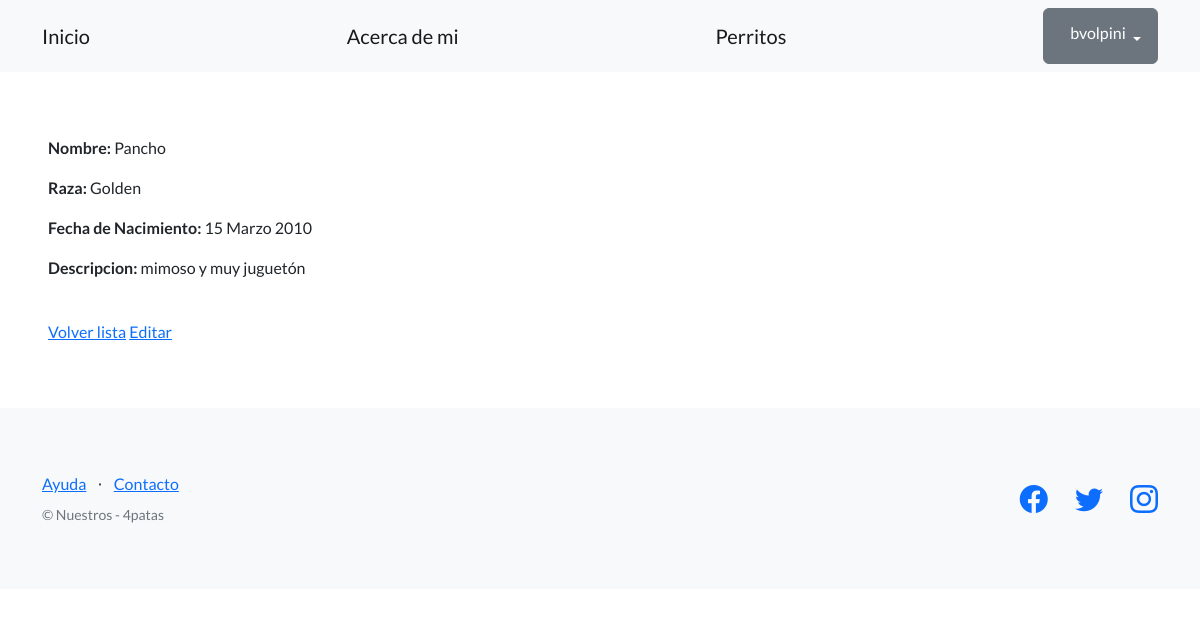
Screenshot of /pages/perritos/1/ (signed in) with the database file from the repository.
### app_blog/models.py (models this page shows, shortened)
class Perro(models.Model):
    nombre = models.CharField(max_length=64)
    raza =  models.CharField(max_length=64, blank=True)
    fecha_nacimiento = models.DateField(null=True)
    descripcion = models.CharField(max_length=256)
    creador = models.ForeignKey(User, on_delete=models.SET_NULL, null=True)#linea creador

### app_blog/views.py (the view)
# urls.py: path("perritos/<int:pk>/", PerroDetailView.as_view(), name="ver_perritos"),
class PerroDetailView(DetailView):
    model = Perro
    template_name = "perrito_detail.html"
    success_url = reverse_lazy('mostrar_perritos')

### app_blog/templates/perrito_detail.html
{% extends "base.html" %}
{% block contenido %}
<p>
    <strong>Nombre:</strong> {{object.nombre}}
</p>
<p>
    <strong>Raza:</strong> {{object.raza}}
</p>
<p>
    <strong>Fecha de Nacimiento:</strong> {{object.fecha_nacimiento}}
</p>
<p>
    <strong>Descripcion:</strong> {{object.descripcion}}
</p>
<br>
<a href="{% url 'mostrar_perritos' %}">Volver lista</a>
<a href="{% url 'editar_perritos' object.id %}">Editar</a>
{% endblock contenido %}

### templates_base/base.html (shortened to what this page needs)
{% load static %}
<!DOCTYPE html>
<html lang="en">
    <head>
        <link href="https://cdn.jsdelivr.net/npm/bootstrap-icons@1.5.0/font/bootstrap-icons.css" rel="stylesheet" type="text/css" />
        <link href="{% static 'css/styles.css' %}" rel="stylesheet" />
    </head>
    <body>
        <nav class="navbar navbar-light bg-light static-top">
            <div class="container">
                <a class="navbar-brand" href="{% url 'inicio' %}">Inicio</a>
                <a class="navbar-brand" href="{% url 'acerca-de-mi' %}">Acerca de mi</a>
                <a class="navbar-brand" href="{% url 'mostrar_perritos' %}">Perritos</a>
                {% if user.is_authenticated %}
                <div class="dropdown">
                    <button class="btn btn-secondary dropdown-toggle" type="button" id="dropdownMenuButton1" data-bs-toggle="dropdown" aria-expanded="false">
                        <div style="display: inline-flex;">
                            <span>{{ user.username }}</span>
                        </div>
                    </button>
                </div>
                {% else %}
                <a class="btn btn-warning" href="{% url 'login' %}">Inicio sesión</a>
                <a class="btn btn-info" href="{% url 'registro' %}">Registro</a>
                {% endif %}
            </div>
        </nav>
        <section style="padding:4rem 3rem;">
            {% block contenido %}
            {% endblock contenido %}
        </section>
        <footer class="footer bg-light">
            <div class="container">
                <div class="row">
                    <div class="col-lg-6 h-100 text-center text-lg-start my-auto">
                        <ul class="list-inline mb-2">
                            <li class="list-inline-item"><a href="#!">Ayuda</a></li>
                            <li class="list-inline-item">⋅</li>
                            <li class="list-inline-item"><a href="#!">Contacto</a></li>
                        </ul>
                        <p class="text-muted small mb-4 mb-lg-0">&copy; Nuestros - 4patas </p>
                    </div>
                    <div class="col-lg-6 h-100 text-center text-lg-end my-auto">
                        <ul class="list-inline mb-0">
                            <li class="list-inline-item me-4">
                                <a href="https://www.facebook.com"><i class="bi-facebook fs-3"></i></a>
                            </li>
                            <li class="list-inline-item me-4">
                                <a href="https://twitter.com"><i class="bi-twitter fs-3"></i></a>
                            </li>
                            <li class="list-inline-item">
                                <a href="https://www.instagram.com"><i class="bi-instagram fs-3"></i></a>
                            </li>
                        </ul>
                    </div>
                </div>
            </div>
        </footer>
    </body>
</html>

### rows the page displays
Perro: nombre "Pancho", raza "Golden", fecha_nacimiento "15 Marzo 2010", descripcion "mimoso y muy juguetón"

### other values shown
{{ user.username }} "bvolpini"
